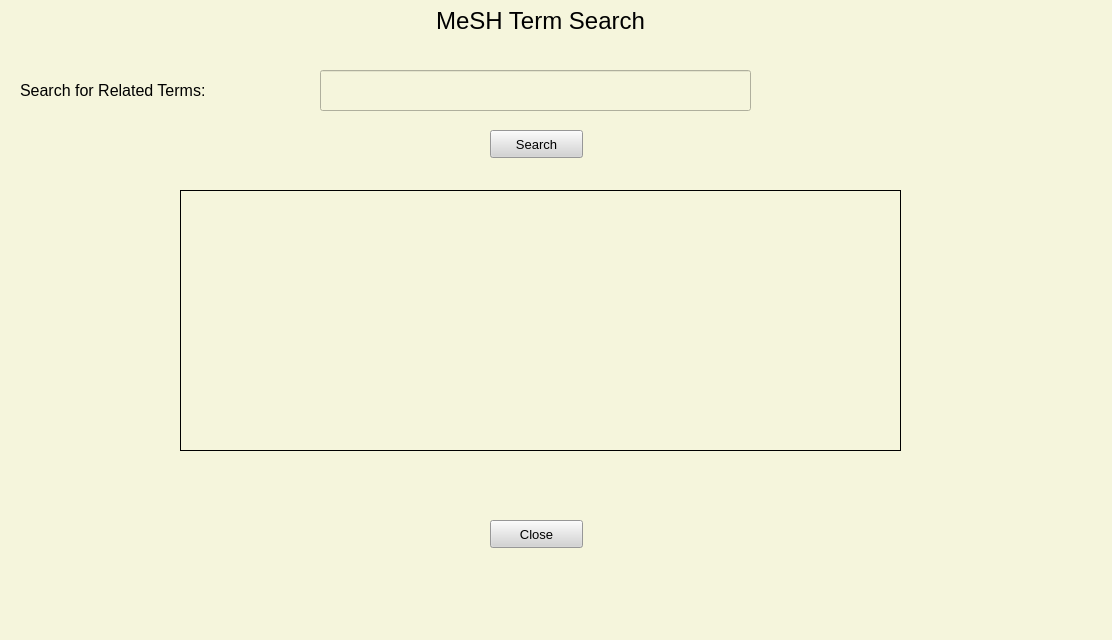
<?xml version="1.0" encoding="UTF-8"?>
<ui version="4.0">
 <class>MainWindow</class>
 <widget class="QMainWindow" name="MainWindow">
  <property name="geometry">
   <rect>
    <x>0</x>
    <y>0</y>
    <width>1112</width>
    <height>640</height>
   </rect>
  </property>
  <property name="windowTitle">
   <string>MainWindow</string>
  </property>
  <property name="styleSheet">
   <string notr="true">background-color: beige;</string>
  </property>
  <widget class="QWidget" name="centralwidget">
   <widget class="QLabel" name="lab_program">
    <property name="geometry">
     <rect>
      <x>400</x>
      <y>-10</y>
      <width>281</width>
      <height>61</height>
     </rect>
    </property>
    <property name="font">
     <font>
      <pointsize>18</pointsize>
      <weight>50</weight>
      <bold>false</bold>
      <underline>false</underline>
     </font>
    </property>
    <property name="text">
     <string>MeSH Term Search</string>
    </property>
    <property name="alignment">
     <set>Qt::AlignCenter</set>
    </property>
   </widget>
   <widget class="QLabel" name="label">
    <property name="geometry">
     <rect>
      <x>20</x>
      <y>70</y>
      <width>271</width>
      <height>41</height>
     </rect>
    </property>
    <property name="font">
     <font>
      <pointsize>12</pointsize>
     </font>
    </property>
    <property name="text">
     <string>Search for Related Terms:</string>
    </property>
   </widget>
   <widget class="QLineEdit" name="lineEdit_user">
    <property name="geometry">
     <rect>
      <x>320</x>
      <y>70</y>
      <width>431</width>
      <height>41</height>
     </rect>
    </property>
    <property name="font">
     <font>
      <pointsize>12</pointsize>
     </font>
    </property>
   </widget>
   <widget class="QPushButton" name="but_search">
    <property name="geometry">
     <rect>
      <x>490</x>
      <y>130</y>
      <width>93</width>
      <height>28</height>
     </rect>
    </property>
    <property name="font">
     <font>
      <pointsize>10</pointsize>
     </font>
    </property>
    <property name="styleSheet">
     <string notr="true">background-color: lightgrey;</string>
    </property>
    <property name="text">
     <string>Search</string>
    </property>
    <property name="shortcut">
     <string>Return</string>
    </property>
   </widget>
   <widget class="QTextBrowser" name="textBrowser">
    <property name="geometry">
     <rect>
      <x>180</x>
      <y>190</y>
      <width>721</width>
      <height>261</height>
     </rect>
    </property>
    <property name="font">
     <font>
      <pointsize>12</pointsize>
     </font>
    </property>
    <property name="frameShape">
     <enum>QFrame::Box</enum>
    </property>
    <property name="frameShadow">
     <enum>QFrame::Plain</enum>
    </property>
   </widget>
   <widget class="QPushButton" name="but_close">
    <property name="geometry">
     <rect>
      <x>490</x>
      <y>520</y>
      <width>93</width>
      <height>28</height>
     </rect>
    </property>
    <property name="font">
     <font>
      <pointsize>10</pointsize>
     </font>
    </property>
    <property name="styleSheet">
     <string notr="true">background-color: lightgrey;</string>
    </property>
    <property name="text">
     <string>Close</string>
    </property>
    <property name="shortcut">
     <string>Esc</string>
    </property>
   </widget>
  </widget>
  <widget class="QMenuBar" name="menubar">
   <property name="geometry">
    <rect>
     <x>0</x>
     <y>0</y>
     <width>1112</width>
     <height>26</height>
    </rect>
   </property>
  </widget>
  <widget class="QStatusBar" name="statusbar"/>
 </widget>
 <resources/>
 <connections/>
</ui>
